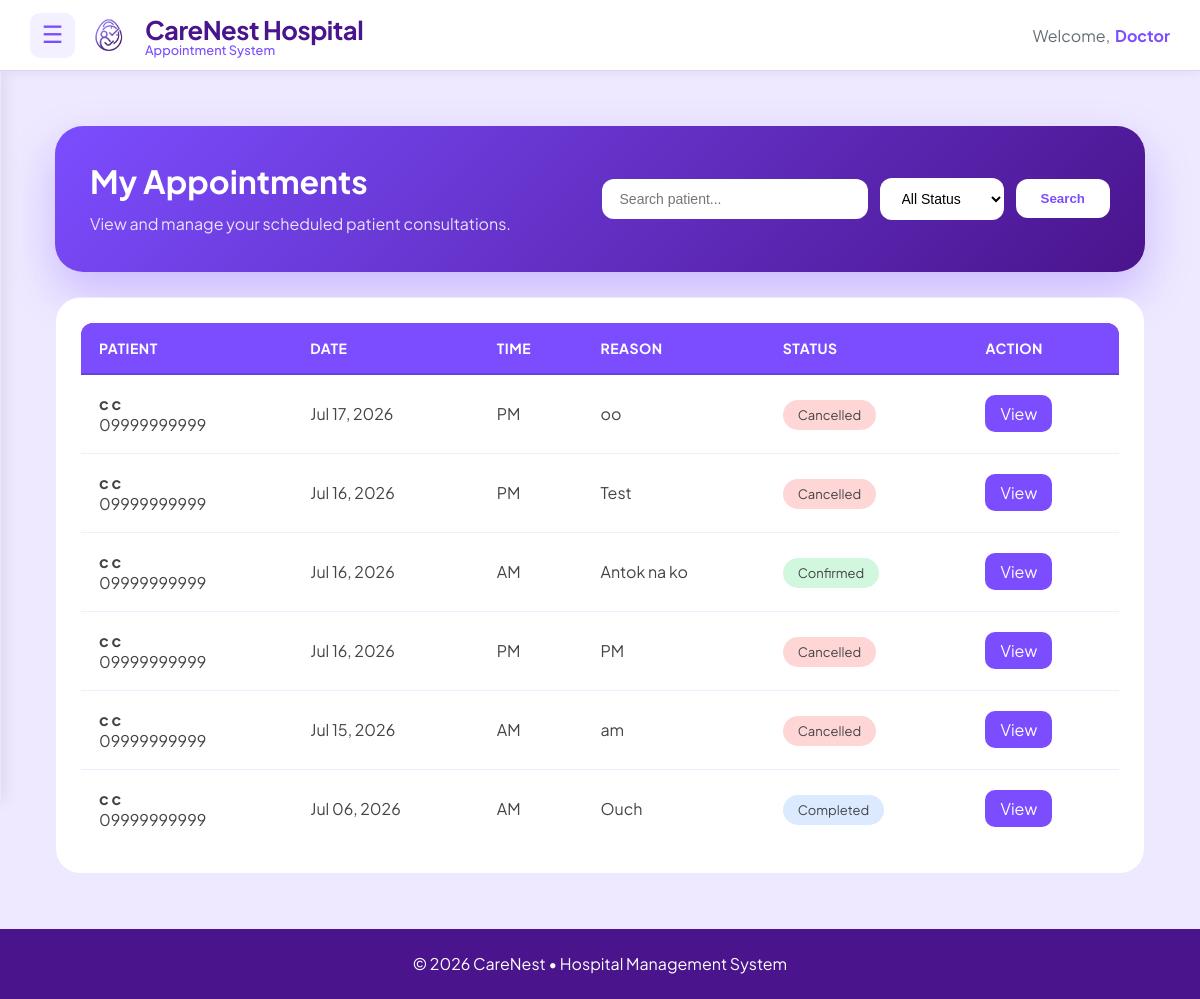
Before: /doctor/appointments/ (signed in) with the older database file.
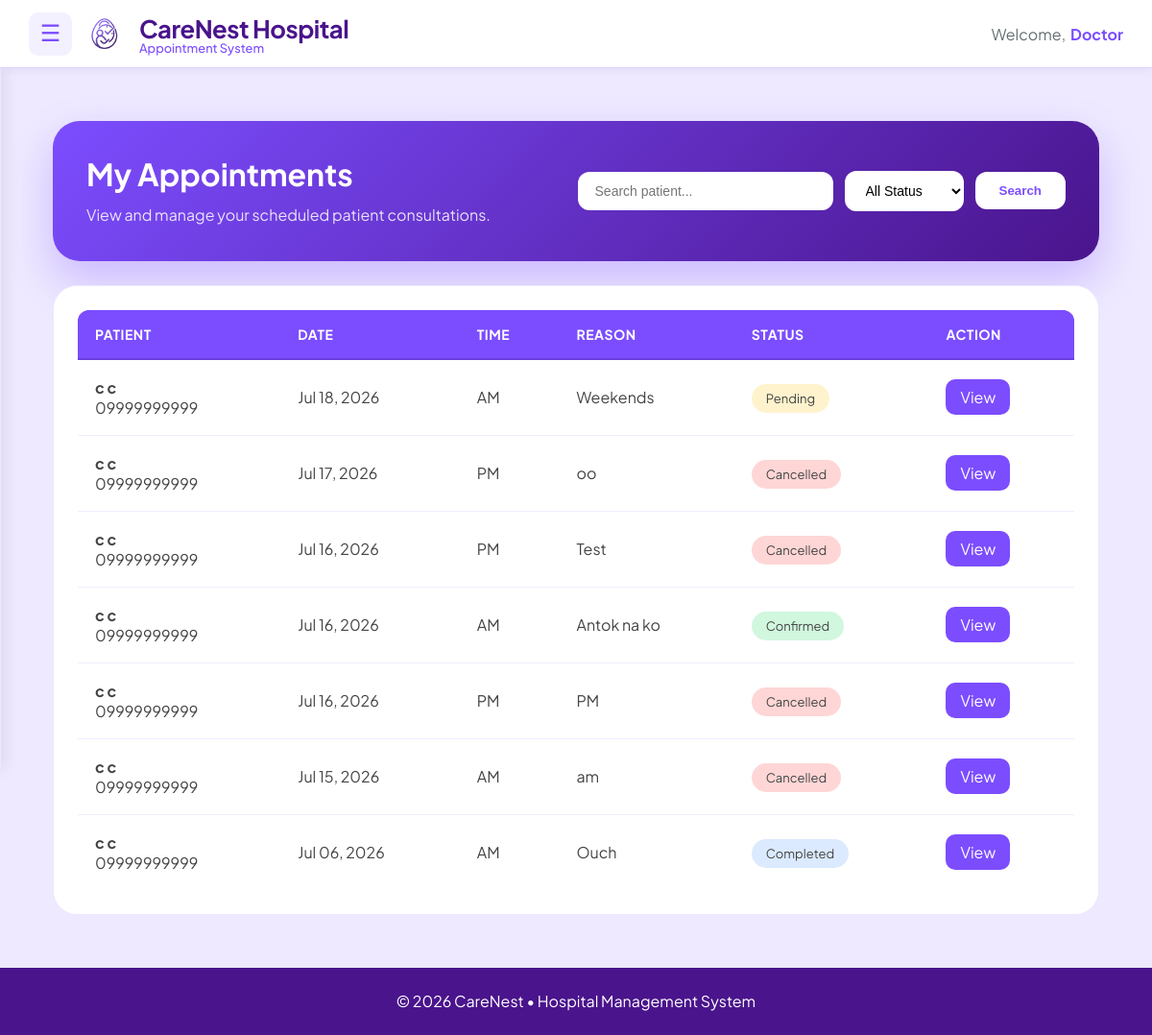
After: the same page with the newer database file.
### main/models.py (models this page shows, shortened)
class Appointment(models.Model):
    STATUS_CHOICES = [
        ('Waiting', 'Waiting'),
        ('Pending', 'Pending'),
        ('Confirmed', 'Confirmed'),
        ('Completed', 'Completed'),
        ('Cancelled', 'Cancelled'),
    ]
    TIME_PERIOD_CHOICES = [
        ('AM', 'AM'),
        ('PM', 'PM'),
    ]
    patient = models.ForeignKey(
        Patient,
        on_delete=models.CASCADE,
        related_name='appointments'
    )
    doctor = models.ForeignKey(
        Doctor,
        on_delete=models.CASCADE,
        related_name='appointments'
    )
    date = models.DateField()
    time_period = models.CharField(
        max_length=2,
        choices=TIME_PERIOD_CHOICES,
        default='AM'
    )
    reason = models.TextField()
    status = models.CharField(
        max_length=15,
        choices=STATUS_CHOICES,
        default='Pending'
    )
    created_at = models.DateTimeField(auto_now_add=True)

class Patient(models.Model):
    SEX_CHOICES = [
        ('Male', 'Male'),
        ('Female', 'Female'),
        ('Other', 'Other'),
    ]
    BLOOD_TYPE_CHOICES = [
        ('A+', 'A+'),
        ('A-', 'A-'),
        ('B+', 'B+'),
        ('B-', 'B-'),
        ('AB+', 'AB+'),
        ('AB-', 'AB-'),
        ('O+', 'O+'),
        ('O-', 'O-'),
        ('Unknown', 'Unknown'),
    ]
    user = models.OneToOneField(
        User,
        on_delete=models.CASCADE,
        related_name='patient_profile'
    )
    first_name = models.CharField(max_length=50, default="Unknown")
    middle_name = models.CharField(max_length=50, blank=True, null=True)
    last_name = models.CharField(max_length=50, default="Unknown")
    date_of_birth = models.DateField()
    sex = models.CharField(
        max_length=10,
        choices=SEX_CHOICES,
        default='Male'
    )
    blood_type = models.CharField(
        max_length=10,
        choices=BLOOD_TYPE_CHOICES,
        default='Unknown'
    )
    height = models.DecimalField(
        max_digits=5,
        decimal_places=2,
        blank=True,
        null=True,
        help_text="Height in centimeters"
    )
    weight = models.DecimalField(
        max_digits=5,
        decimal_places=2,
        blank=True,
        null=True,
        help_text="Weight in kilograms"
    )
    address = models.TextField()
    contact_number = models.CharField(max_length=15)
    profile_picture = models.ImageField(
        upload_to=user_directory_path,
        default='default.jpg',
        blank=True,
        null=True
    )

### main/views.py (the view, shortened to what this page needs)
# urls.py: path("doctor/appointments/", views.doctor_appointments, name="doctor_appointments"),
@login_required
def doctor_appointments(request):
    doctor = request.user.doctor_profile
    appointments = Appointment.objects.filter(
        doctor=doctor
    ).exclude(
    status="Waiting"
).order_by("-date")
    search = request.GET.get("search")
    status = request.GET.get("status")
    if status:
        appointments = appointments.filter(
            status=status
        )
    context = {
        "appointments": appointments,
        "search": search,
        "selected_status": status,
    }
    return render(
        request,
        "doctors/appointment/doctor_appointment_list.html",
        context
    )

### main/templates/doctors/appointment/doctor_appointment_list.html (shortened to what this page needs)
{% extends "includes/dashboard_base.html" %}
{% load static %}
{% block content %}
{% block extra_css %}
<link rel="stylesheet" href="{% static 'css/doctor_appointment_list.css' %}">
{% endblock %}
<div class="appointments-page">
<section class="appointments-header">
<div class="header-text">
<h1>
My Appointments
</h1>
<p>
View and manage your scheduled patient consultations.
</p>
</div>
<form method="GET" class="appointment-search">
<input
type="text"
name="search"
placeholder="Search patient..."
>
<select name="status">
<option value="">
All Status
</option>
</select>
<button type="submit">
Search
</button>
</form>
</section>
<section class="appointment-table-card">
<table>
<thead>
<tr>
<th>
Patient
</th>
<th>
Date
</th>
<th>
Time
</th>
<th>
Reason
</th>
<th>
Status
</th>
<th>
Action
</th>
</tr>
</thead>
<tbody>
{% for appointment in appointments %}
<tr>
<td>
<strong>
{{ appointment.patient.first_name }}
{{ appointment.patient.last_name }}
</strong>
<br>
{{ appointment.patient.contact_number }}
</td>
<td>
{{ appointment.date|date:"M d, Y" }}
</td>
<td>
{{ appointment.time_period }}
</td>
<td>
{{ appointment.reason }}
</td>
<td>
<span class="status {{ appointment.status|lower }}">
{{ appointment.status }}
</span>
</td>
<td>
<a href="{% url 'doctor_appointment_detail' appointment.id %}" class="view-btn">
    View
</a>
</td>
</tr>
{% empty %}
<tr>
<td colspan="6" class="empty">
No appointments found.
</td>
</tr>
{% endfor %}
</tbody>
</table>
</section>
</div>
{% endblock %}

Changed rows visible on the page:
added Appointment: patient.first_name "c", patient.last_name "c", patient.contact_number "09999999999", date "Jul 18, 2026", time_period "AM", reason "Weekends", status "Pending"
